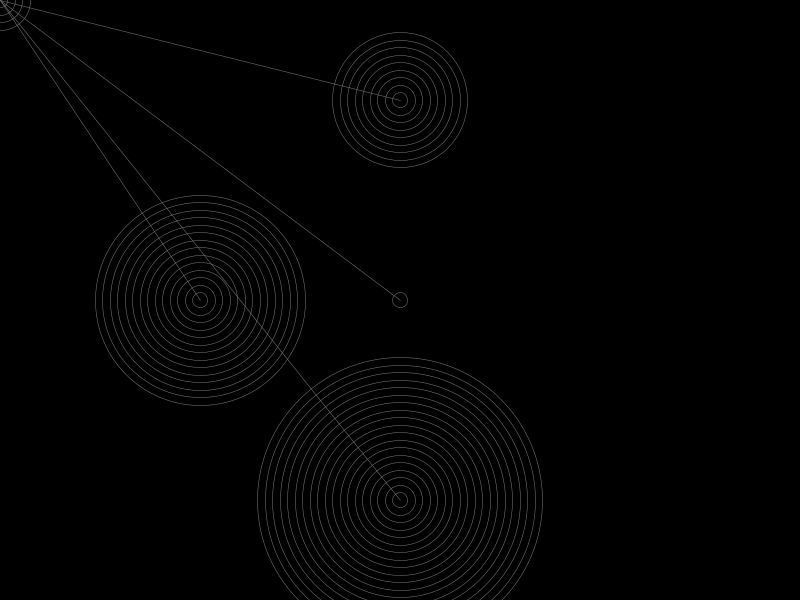
Frame 1 (no input)
Frame 60 (the mouse pressed at the canvas centre just before this capture): identical to frame 1, image omitted
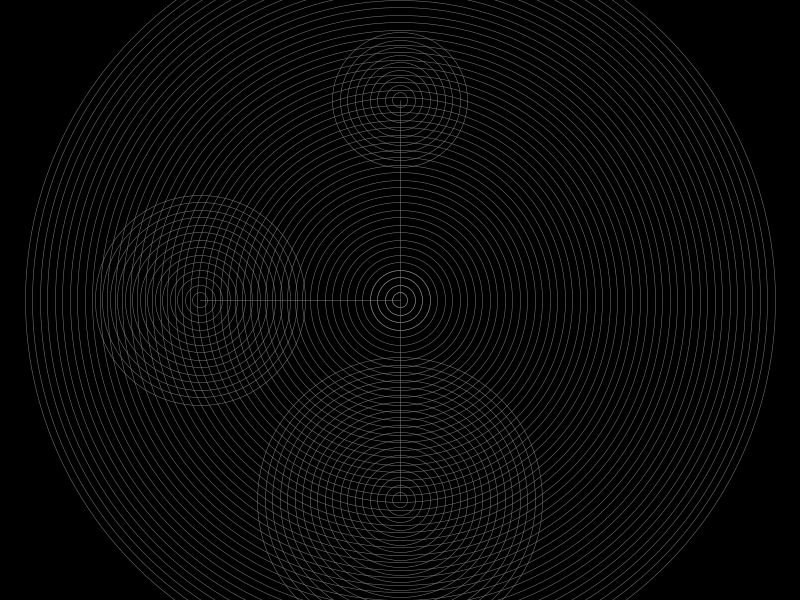
Frame 120 (the mouse held since frame 60 and released just before this capture)

The Processing sketch that drew these frames (run headless with seeded random() and noise(); from frame 60 on, the mouse is pressed at the canvas centre):

// Processing sketch: processing_112118
// ── processing_112118.pde

int numCircles = 14;
int spacing = 15;

void setup() {
  size(800, 600);
  smooth();
  background(0);
}

void draw() { 
  background(0);

  bullseye(width/2, height/2, int(map(mouseY,0,600,2,100)));
  bullseye(width/2-200, height/2, 15);
  bullseye(mouseX,mouseY, 5);
  bullseye(width/2, height/2-200, 10);
  bullseye(width/2, height/2+200, 20);
  
}

void bullseye(int xPos, int yPos, int numCircles) {
  stroke(127);
  strokeWeight(.5);
  noFill();
  // bullseye
  for (int i=0;i < numCircles;i++)
  {
    ellipse(xPos, yPos, i*spacing, i*spacing);
   
  }
  line(mouseX,mouseY,xPos,yPos);
}
